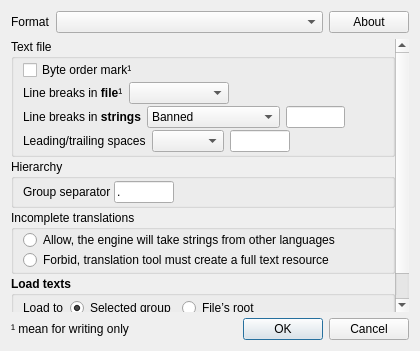
<?xml version="1.0" encoding="UTF-8"?>
<ui version="4.0">
 <class>FmFileFormat</class>
 <widget class="QDialog" name="FmFileFormat">
  <property name="geometry">
   <rect>
    <x>0</x>
    <y>0</y>
    <width>420</width>
    <height>351</height>
   </rect>
  </property>
  <property name="windowTitle">
   <string>File format</string>
  </property>
  <layout class="QVBoxLayout" name="verticalLayout">
   <item>
    <layout class="QHBoxLayout" name="horizontalLayout" stretch="0,2,0">
     <item>
      <widget class="QLabel" name="lbFormat">
       <property name="text">
        <string>Format</string>
       </property>
      </widget>
     </item>
     <item>
      <widget class="QComboBox" name="comboFormat"/>
     </item>
     <item>
      <widget class="QPushButton" name="btAbout">
       <property name="text">
        <string>About</string>
       </property>
      </widget>
     </item>
    </layout>
   </item>
   <item>
    <widget class="QScrollArea" name="scrollArea">
     <property name="frameShape">
      <enum>QFrame::NoFrame</enum>
     </property>
     <property name="widgetResizable">
      <bool>true</bool>
     </property>
     <widget class="QWidget" name="scrollAreaWidgetContents">
      <property name="geometry">
       <rect>
        <x>0</x>
        <y>0</y>
        <width>402</width>
        <height>271</height>
       </rect>
      </property>
      <layout class="QVBoxLayout" name="verticalLayout_2">
       <property name="spacing">
        <number>2</number>
       </property>
       <property name="leftMargin">
        <number>0</number>
       </property>
       <property name="topMargin">
        <number>0</number>
       </property>
       <property name="rightMargin">
        <number>0</number>
       </property>
       <property name="bottomMargin">
        <number>0</number>
       </property>
       <item>
        <widget class="QGroupBox" name="grpText">
         <property name="title">
          <string>Text file</string>
         </property>
         <layout class="QVBoxLayout" name="verticalLayout_3">
          <property name="spacing">
           <number>2</number>
          </property>
          <property name="topMargin">
           <number>1</number>
          </property>
          <property name="bottomMargin">
           <number>2</number>
          </property>
          <item>
           <widget class="QCheckBox" name="chkBom">
            <property name="text">
             <string>Byte order mark¹</string>
            </property>
           </widget>
          </item>
          <item>
           <layout class="QHBoxLayout" name="horizontalLayout_2">
            <property name="spacing">
             <number>6</number>
            </property>
            <item>
             <widget class="QLabel" name="lbLineBreaksInFile">
              <property name="text">
               <string>Line breaks in &lt;b&gt;file&lt;/b&gt;¹</string>
              </property>
             </widget>
            </item>
            <item>
             <widget class="QComboBox" name="comboLineBreaksInFile">
              <property name="minimumSize">
               <size>
                <width>100</width>
                <height>0</height>
               </size>
              </property>
             </widget>
            </item>
            <item>
             <spacer name="horizontalSpacer_5">
              <property name="orientation">
               <enum>Qt::Horizontal</enum>
              </property>
              <property name="sizeHint" stdset="0">
               <size>
                <width>40</width>
                <height>20</height>
               </size>
              </property>
             </spacer>
            </item>
           </layout>
          </item>
          <item>
           <widget class="QWidget" name="wiLineBreaksInStrings" native="true">
            <layout class="QHBoxLayout" name="horizontalLayout_5">
             <property name="leftMargin">
              <number>0</number>
             </property>
             <property name="topMargin">
              <number>0</number>
             </property>
             <property name="rightMargin">
              <number>0</number>
             </property>
             <property name="bottomMargin">
              <number>0</number>
             </property>
             <item>
              <widget class="QLabel" name="lbLineBreaksText">
               <property name="text">
                <string>Line breaks in &lt;b&gt;strings&lt;/b&gt;</string>
               </property>
              </widget>
             </item>
             <item>
              <widget class="QComboBox" name="comboLineBreaksInStrings">
               <property name="minimumSize">
                <size>
                 <width>120</width>
                 <height>0</height>
                </size>
               </property>
               <item>
                <property name="text">
                 <string>Banned</string>
                </property>
               </item>
               <item>
                <property name="text">
                 <string>C-like \r</string>
                </property>
               </item>
               <item>
                <property name="text">
                 <string>C-like \n</string>
                </property>
               </item>
               <item>
                <property name="text">
                 <string>Specified character</string>
                </property>
               </item>
              </widget>
             </item>
             <item>
              <widget class="QLineEdit" name="edLineBreakChar">
               <property name="sizePolicy">
                <sizepolicy hsizetype="Preferred" vsizetype="Fixed">
                 <horstretch>0</horstretch>
                 <verstretch>0</verstretch>
                </sizepolicy>
               </property>
               <property name="maximumSize">
                <size>
                 <width>60</width>
                 <height>16777215</height>
                </size>
               </property>
               <property name="text">
                <string notr="true"/>
               </property>
              </widget>
             </item>
             <item>
              <spacer name="horizontalSpacer_2">
               <property name="orientation">
                <enum>Qt::Horizontal</enum>
               </property>
               <property name="sizeHint" stdset="0">
                <size>
                 <width>40</width>
                 <height>10</height>
                </size>
               </property>
              </spacer>
             </item>
            </layout>
           </widget>
          </item>
          <item>
           <widget class="QWidget" name="wiCSubformat" native="true">
            <layout class="QHBoxLayout" name="horizontalLayout_6">
             <property name="leftMargin">
              <number>0</number>
             </property>
             <property name="topMargin">
              <number>0</number>
             </property>
             <property name="rightMargin">
              <number>0</number>
             </property>
             <property name="bottomMargin">
              <number>0</number>
             </property>
             <item>
              <widget class="QLabel" name="lbSpaceEscape">
               <property name="text">
                <string>Leading/trailing spaces</string>
               </property>
              </widget>
             </item>
             <item>
              <widget class="QComboBox" name="comboSpaceEscape"/>
             </item>
             <item>
              <widget class="QLineEdit" name="edSpaceDelimiter">
               <property name="sizePolicy">
                <sizepolicy hsizetype="Preferred" vsizetype="Fixed">
                 <horstretch>0</horstretch>
                 <verstretch>0</verstretch>
                </sizepolicy>
               </property>
               <property name="maximumSize">
                <size>
                 <width>60</width>
                 <height>16777215</height>
                </size>
               </property>
               <property name="text">
                <string notr="true"/>
               </property>
              </widget>
             </item>
             <item>
              <spacer name="horizontalSpacer">
               <property name="orientation">
                <enum>Qt::Horizontal</enum>
               </property>
               <property name="sizeHint" stdset="0">
                <size>
                 <width>40</width>
                 <height>10</height>
                </size>
               </property>
              </spacer>
             </item>
            </layout>
           </widget>
          </item>
         </layout>
        </widget>
       </item>
       <item>
        <widget class="QGroupBox" name="grpMultitier">
         <property name="title">
          <string>Hierarchy</string>
         </property>
         <layout class="QVBoxLayout" name="verticalLayout_5">
          <property name="spacing">
           <number>3</number>
          </property>
          <property name="topMargin">
           <number>2</number>
          </property>
          <property name="bottomMargin">
           <number>2</number>
          </property>
          <item>
           <layout class="QHBoxLayout" name="horizontalLayout_3">
            <item>
             <widget class="QLabel" name="lbIniSeparator">
              <property name="text">
               <string>Group separator</string>
              </property>
             </widget>
            </item>
            <item>
             <widget class="QLineEdit" name="edMultitierChar">
              <property name="sizePolicy">
               <sizepolicy hsizetype="Preferred" vsizetype="Fixed">
                <horstretch>0</horstretch>
                <verstretch>0</verstretch>
               </sizepolicy>
              </property>
              <property name="maximumSize">
               <size>
                <width>60</width>
                <height>16777215</height>
               </size>
              </property>
              <property name="text">
               <string notr="true">.</string>
              </property>
             </widget>
            </item>
            <item>
             <spacer name="horizontalSpacer_4">
              <property name="orientation">
               <enum>Qt::Horizontal</enum>
              </property>
              <property name="sizeHint" stdset="0">
               <size>
                <width>40</width>
                <height>20</height>
               </size>
              </property>
             </spacer>
            </item>
           </layout>
          </item>
         </layout>
        </widget>
       </item>
       <item>
        <widget class="QGroupBox" name="grpIncomplete">
         <property name="title">
          <string>Incomplete translations</string>
         </property>
         <layout class="QVBoxLayout" name="verticalLayout_6">
          <property name="spacing">
           <number>0</number>
          </property>
          <property name="leftMargin">
           <number>9</number>
          </property>
          <property name="topMargin">
           <number>0</number>
          </property>
          <property name="bottomMargin">
           <number>1</number>
          </property>
          <item>
           <widget class="QRadioButton" name="radioIncompleteYes">
            <property name="text">
             <string>Allow, the engine will take strings from other languages</string>
            </property>
           </widget>
          </item>
          <item>
           <widget class="QRadioButton" name="radioIncompleteNo">
            <property name="text">
             <string>Forbid, translation tool must create a full text resource</string>
            </property>
           </widget>
          </item>
         </layout>
        </widget>
       </item>
       <item>
        <widget class="QGroupBox" name="grpLoadTexts">
         <property name="font">
          <font>
           <bold>true</bold>
          </font>
         </property>
         <property name="title">
          <string>Load texts</string>
         </property>
         <layout class="QVBoxLayout" name="verticalLayout_4">
          <property name="spacing">
           <number>0</number>
          </property>
          <property name="topMargin">
           <number>2</number>
          </property>
          <property name="bottomMargin">
           <number>2</number>
          </property>
          <item>
           <widget class="QWidget" name="widget" native="true">
            <property name="font">
             <font>
              <bold>false</bold>
             </font>
            </property>
            <layout class="QHBoxLayout" name="horizontalLayout_9">
             <property name="leftMargin">
              <number>0</number>
             </property>
             <property name="topMargin">
              <number>0</number>
             </property>
             <property name="rightMargin">
              <number>0</number>
             </property>
             <property name="bottomMargin">
              <number>0</number>
             </property>
             <item>
              <widget class="QLabel" name="lbPlace">
               <property name="text">
                <string>Load to</string>
               </property>
              </widget>
             </item>
             <item>
              <widget class="QRadioButton" name="radioPlaceSelected">
               <property name="text">
                <string>Selected group</string>
               </property>
               <property name="checked">
                <bool>true</bool>
               </property>
              </widget>
             </item>
             <item>
              <widget class="QRadioButton" name="radioPlaceRoot">
               <property name="text">
                <string>File’s root</string>
               </property>
              </widget>
             </item>
             <item>
              <spacer name="horizontalSpacer_3">
               <property name="orientation">
                <enum>Qt::Horizontal</enum>
               </property>
               <property name="sizeHint" stdset="0">
                <size>
                 <width>40</width>
                 <height>10</height>
                </size>
               </property>
              </spacer>
             </item>
            </layout>
           </widget>
          </item>
          <item>
           <widget class="QWidget" name="widget_2" native="true">
            <property name="font">
             <font>
              <bold>false</bold>
             </font>
            </property>
            <layout class="QHBoxLayout" name="horizontalLayout_7">
             <property name="leftMargin">
              <number>0</number>
             </property>
             <property name="topMargin">
              <number>0</number>
             </property>
             <property name="rightMargin">
              <number>0</number>
             </property>
             <property name="bottomMargin">
              <number>0</number>
             </property>
             <item>
              <widget class="QLabel" name="lbExistingTexts">
               <property name="text">
                <string>Existing texts</string>
               </property>
              </widget>
             </item>
             <item>
              <widget class="QRadioButton" name="radioExistingKeep">
               <property name="text">
                <string>Keep</string>
               </property>
               <property name="checked">
                <bool>true</bool>
               </property>
              </widget>
             </item>
             <item>
              <widget class="QRadioButton" name="radioExistingOverwrite">
               <property name="text">
                <string>Overwrite</string>
               </property>
              </widget>
             </item>
             <item>
              <spacer name="horizontalSpacer_6">
               <property name="orientation">
                <enum>Qt::Horizontal</enum>
               </property>
               <property name="sizeHint" stdset="0">
                <size>
                 <width>40</width>
                 <height>20</height>
                </size>
               </property>
              </spacer>
             </item>
            </layout>
           </widget>
          </item>
         </layout>
        </widget>
       </item>
       <item>
        <spacer name="verticalSpacer">
         <property name="orientation">
          <enum>Qt::Vertical</enum>
         </property>
         <property name="sizeHint" stdset="0">
          <size>
           <width>20</width>
           <height>40</height>
          </size>
         </property>
        </spacer>
       </item>
      </layout>
     </widget>
    </widget>
   </item>
   <item>
    <layout class="QHBoxLayout" name="horizontalLayout_4">
     <item>
      <widget class="QLabel" name="lbLegend">
       <property name="text">
        <string>¹ mean for writing only</string>
       </property>
      </widget>
     </item>
     <item>
      <widget class="QDialogButtonBox" name="buttonBox">
       <property name="standardButtons">
        <set>QDialogButtonBox::Cancel|QDialogButtonBox::Ok</set>
       </property>
      </widget>
     </item>
    </layout>
   </item>
  </layout>
 </widget>
 <tabstops>
  <tabstop>comboFormat</tabstop>
  <tabstop>btAbout</tabstop>
  <tabstop>scrollArea</tabstop>
  <tabstop>chkBom</tabstop>
  <tabstop>comboLineBreaksInFile</tabstop>
  <tabstop>comboLineBreaksInStrings</tabstop>
  <tabstop>edLineBreakChar</tabstop>
  <tabstop>comboSpaceEscape</tabstop>
  <tabstop>edSpaceDelimiter</tabstop>
  <tabstop>edMultitierChar</tabstop>
  <tabstop>radioPlaceSelected</tabstop>
  <tabstop>radioPlaceRoot</tabstop>
  <tabstop>radioExistingKeep</tabstop>
  <tabstop>radioExistingOverwrite</tabstop>
 </tabstops>
 <resources/>
 <connections/>
</ui>
